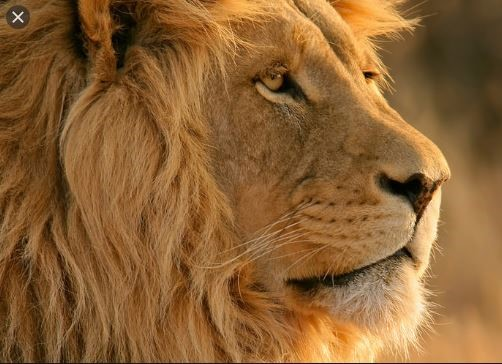
#> input picture Lion.JPG, 502 x 364 px
$ python sobel-edge-detect.py
#> lines starting #> are read from the running program, lines starting #| are printed output that depends on the picture
#This script is run the Google Colaboratory
#Import and dependencies
import numpy as np
import cv2

#Google Colab does not support cv.imshow(), hence the change
from google.colab.patches import cv2_imshow
from math import sqrt, atan

#This script can be used for edge-detection without the use of any inbuilt openCV libraries
#Here the sobel filter is applied after blurring the image.

kernelblur = np.array([1/16, 1/8, 1/16, 1/8, 1/4, 1/8, 1/16, 1/8, 1/16]).reshape(3, 3)
kernelsobelX = np.array([-1, -2, -1, 0, 0, 0, 1, 2, 1]).reshape(3, 3)
kernelsobelY = kernelsobelX.transpose()

def convolute(img, kernel, height, width):
  pixels = []

  #pixels are extracted from the image converted to grayscale
  for i in range(height):
    for j in range(width):
      pixels.append(img[i, j])

  #The pixels array is resized in accordance with the size of the image
  pixels = np.array(pixels).reshape(height, width)

  #To handle the edge cases, sentinel values are used
  #The pixels array is bound by zeros on all edges

            # 00000000
            # 0PIXELS0
            # 00000000
  #This is done to ensure that the kernel is applied to all the pixels
  #Sentinel values to ensure the edges arent missed out
  #Along the rows and columns
  pixels = np.insert(pixels, [0, height], np.zeros(len(pixels[0])), axis = 0)
  pixels = np.insert(pixels, [0, width], np.zeros((len(pixels[:, 0]), 1)), axis = 1)

  #Convolution is applied here
  apply_filter = []
  for i in range(1, height):
    for j in range(1, width):
      temp = pixels[i:i+3, j:j+3]
      product = np.multiply(temp, kernel)
      apply_filter.append(sum(sum(product)))

  #The pixels are converted back to the image
  #The size of the image reduces on applying convolution
  apply_filter = np.array(apply_filter).reshape(height-1, width-1)
  return(apply_filter)

def sobel(img):
  height = img.shape[0]
  width = img.shape[1]

  #The image is blurred, so the noise is removed
  blur = convolute(img, kernelblur, height, width)

  height = height - 1
  width = width - 1

  #The sobel filter is applied in the X and Y direction separately
  convoluted_Y = convolute(blur, kernelsobelX, height, width)
  convoluted_X = convolute(blur, kernelsobelY, height, width)

  #Every pixel in convoluted_X can be called gx, in convoluted_Y can be called gy,
  #The resultant will be sqrt(pow(gx**2) + pow(gy**2))
  resultant = []
  for i in range(height - 1):
    for j in range(width - 1):
      in_x = pow(convoluted_X[i, j], 2)
      in_y = pow(convoluted_Y[i, j], 2)
      gradient = sqrt(in_x + in_y)
      reusultant.append(grad)
  resultant = np.array(resultant).reshape(height - 1, width - 1)
  cv2_imshow(resultant)

if __name__ == "__main__":
    #The 0, converts the image to grayscale
    img = cv2.imread("Lion.JPG", 0)
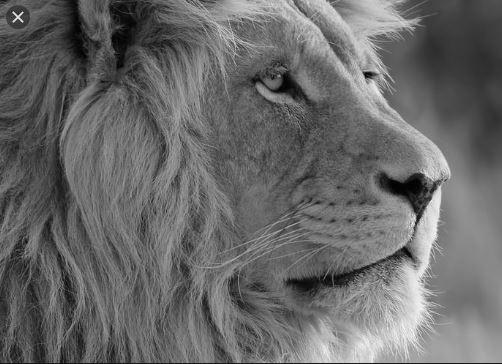
#> img: shape (364, 502); min 0, max 251, mean 104.8
    sobel(img)
#> after the loop in convolute, `for i in range(height):`: pixels = 182728 items
#> in convolute, `pixels = np.insert(pixels, [0, width], np.zeros((len(pixels[:, 0]), 1)..`:
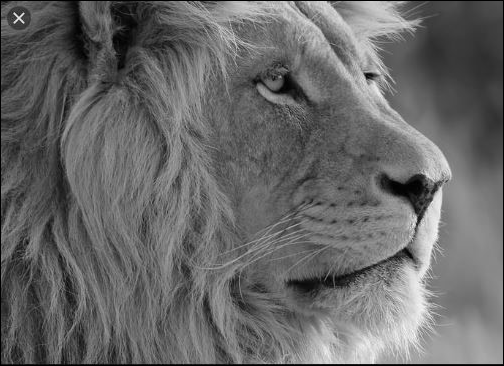
#> pixels: shape (366, 504); min 0, max 251, mean 103.8
#> after the loop in convolute, `for i in range(1, height):`: apply_filter = 181863 items
#> call 2 of convolute, with kernel = array of shape (3, 3), height = 363, width = 501
#> in convolute (call 2), `pixels = np.insert(pixels, [0, height], np.zeros(len(pixels[0])), axis..`:
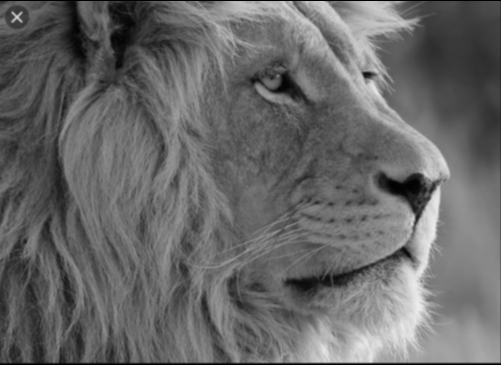
#> pixels: shape (365, 501) float64; min 0, max 238, mean 104.2
#> after the loop in convolute (call 2), `for i in range(1, height):`: apply_filter = 181000 items
#> in convolute (call 2), `apply_filter = np.array(apply_filter).reshape(height-1, width-1)`:
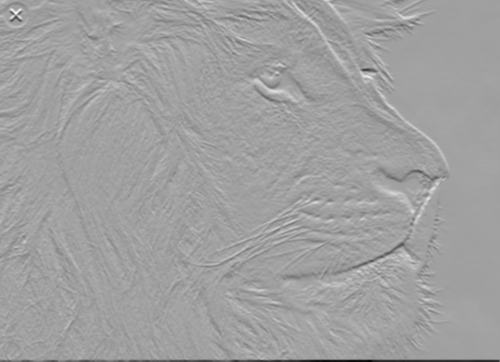
#> apply_filter: shape (362, 500) float64; min -687.7, max 404.1, mean -2; drawn with min black and max white
#> call 3 of convolute, with kernel = array of shape (3, 3), height = 363, width = 501
#> in convolute (call 3), `apply_filter = np.array(apply_filter).reshape(height-1, width-1)`:
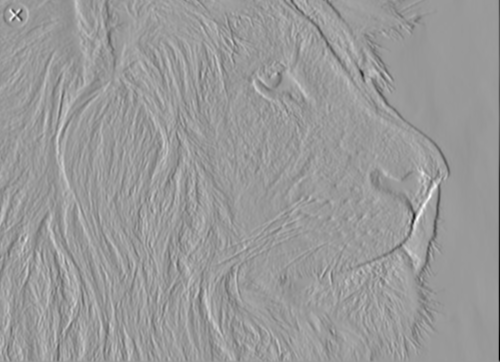
#> apply_filter: shape (362, 500) float64; min -636.8, max 419.3, mean -0.6; drawn with min black and max white
#> (the run stopped early here; a loop or call above may not have finished)

$ run again, with before.JPG copied over Lion.JPG
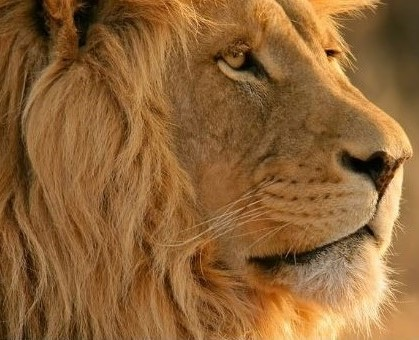
#> input picture before.JPG, 419 x 340 px
#> after the loop in convolute, `for i in range(height):`: pixels = 142460 items
#> after the loop in convolute, `for i in range(1, height):`: apply_filter = 141702 items
#> in convolute (call 2), `pixels = np.insert(pixels, [0, width], np.zeros((len(pixels[:, 0]), 1)..`:
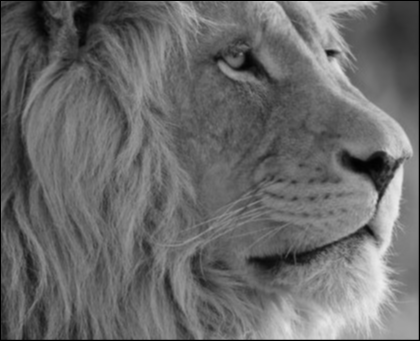
#> pixels: shape (341, 420) float64; min 0, max 237.7, mean 106.1
#> after the loop in convolute (call 2), `for i in range(1, height):`: apply_filter = 140946 items
#> in convolute (call 3), `apply_filter = np.array(apply_filter).reshape(height-1, width-1)`:
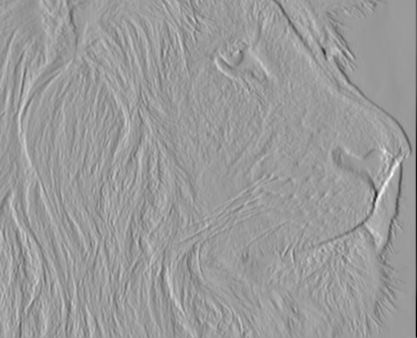
#> apply_filter: shape (338, 417) float64; min -648.3, max 420.8, mean -0.6; drawn with min black and max white
